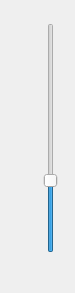
  <widget class="QWidget" name="widget_VOLUMECONTROLBAR" native="true">
   <property name="geometry">
    <rect>
     <x>21</x>
     <y>206</y>
     <width>75</width>
     <height>293</height>
    </rect>
   </property>
   <property name="styleSheet">
    <string notr="true">QWidget#widget_VOLUMECONTROLBAR{
border-image: url(:/image/ST_VOLUMEBARBASE.png);
}

</string>
   </property>
   <widget class="QLabel" name="label_MUTEVOLUME">
    <property name="geometry">
     <rect>
      <x>43</x>
      <y>260</y>
      <width>12</width>
      <height>16</height>
     </rect>
    </property>
    <property name="styleSheet">
     <string notr="true">QLabel#label_MUTEVOLUME{
border-image: url(:/image/ST_MUTEVOLUEICON.png);
}


</string>
    </property>
    <property name="text">
     <string/>
    </property>
   </widget>
   <widget class="QLabel" name="label_NORMALVOLUMEICON">
    <property name="geometry">
     <rect>
      <x>40</x>
      <y>10</y>
      <width>20</width>
      <height>16</height>
     </rect>
    </property>
    <property name="styleSheet">
     <string notr="true">QLabel#label_NORMALVOLUMEICON{
border-image: url(:/image/ST_VOLUMEICON_IN_VOLUMECONTROLBAR.png);
}</string>
    </property>
    <property name="text">
     <string/>
    </property>
   </widget>
   <widget class="QLabel" name="label_VOLUMEMARKERS">
    <property name="geometry">
     <rect>
      <x>10</x>
      <y>30</y>
      <width>15</width>
      <height>218</height>
     </rect>
    </property>
    <property name="styleSheet">
     <string notr="true">QLabel#label_VOLUMEMARKERS{
border-image: url(:/image/ST_VOLUMEMARKERS.png);
}

</string>
    </property>
    <property name="text">
     <string/>
    </property>
   </widget>
   <widget class="QSlider" name="verticalSlider_VOLUMEBAR">
    <property name="geometry">
     <rect>
      <x>28</x>
      <y>23</y>
      <width>45</width>
      <height>230</height>
     </rect>
    </property>
    <property name="styleSheet">
     <string notr="true">QSlider#verticalSlider_VOLUMEBAR{

}
QSlider#verticalSlider_VOLUMEBAR::groove:vertical {                                
image: url(:/image/ST_VOLUMECONTROL_GROOVE.png);
width:15px;
padding:33px 0px 5px 0px;
margin:-20px 0px 0px 0px;

 }
QSlider#verticalSlider_VOLUMEBAR::handle:vertical{
image: url(:/image/ST_VOLUMEBAR_HANDLE.png);

width: 36px;                                           
margin:-23px -12px -16px -12px;

}

QSlider#verticalSlider_VOLUMEBAR::add-page:vertical{

	border-image: url(:/image/ST_VOLUMECONTROL_ADDPAGE.png);

margin:-13px -2px -13px -2px;
}



</string>
    </property>
    <property name="maximum">
     <number>99</number>
    </property>
    <property name="singleStep">
     <number>2</number>
    </property>
    <property name="value">
     <number>30</number>
    </property>
    <property name="orientation">
     <enum>Qt::Vertical</enum>
    </property>
   </widget>
  </widget>
